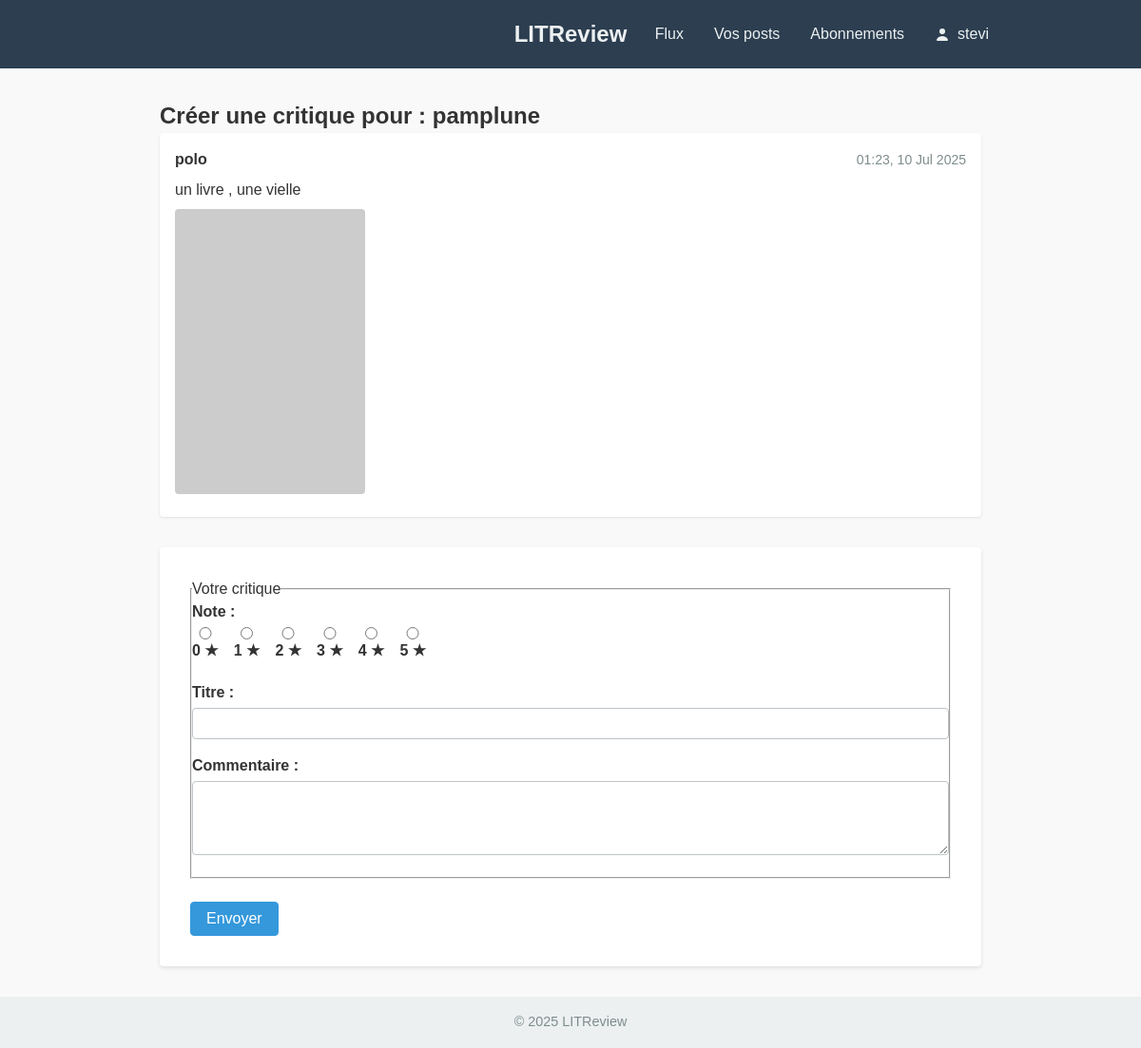
/reviews/ticket/6/review/ (signed in), run on the app's committed database.
### accounts/models.py (models this page shows, shortened)
class CustomUser(AbstractUser):
    bio = models.TextField(
        max_length=500,
        blank=True,
        default="",
        help_text="Biographie de l’utilisateur (facultatif)"
    )

### reviews/models.py (models this page shows, shortened)
class Ticket(models.Model):
    title = models.CharField(
        max_length=128,
        help_text="Titre du livre ou de l’article à critiquer"
    )
    description = models.TextField(
        max_length=2048,
        blank=True,
        help_text="Description ou contexte (facultatif)"
    )
    user = models.ForeignKey(
        settings.AUTH_USER_MODEL,
        on_delete=models.CASCADE,
        related_name='tickets'
    )
    cover_image = models.ImageField(
        upload_to='ticket_images/',
        null=True,
        blank=True,
        help_text="Couverture (facultative)"
    )
    created_at = models.DateTimeField(
        auto_now_add=True,
        help_text="Date et heure de création"
    )
    class Meta:
        ordering = ['-created_at']

### reviews/views.py (the view)
# urls.py: path('ticket/<int:ticket_pk>/review/', views.review_create,      name='review_create'),
@login_required
def review_create(request, ticket_pk):
    ticket = get_object_or_404(Ticket, pk=ticket_pk)
    if ticket.reviews.exists():
        return redirect('reviews:review_edit', pk=ticket.reviews.first().pk)
    form = ReviewForm(request.POST or None)
    if form.is_valid():
        r = form.save(commit=False)
        r.ticket = ticket
        r.user   = request.user
        r.save()
        return redirect('reviews:ticket_list')
    return render(request, 'reviews/review_answer_form.html', {
        'form':   form,
        'ticket': ticket,
    })

### reviews/forms.py
class ReviewForm(forms.ModelForm):
    RATING_CHOICES = [(i, f"{i} ★") for i in range(6)]
    rating = forms.ChoiceField(
        choices=RATING_CHOICES,
        widget=forms.RadioSelect(attrs={'class': 'inline-radio'}),
        label='Note'
    )
    class Meta:
        model = Review
        fields = ['rating', 'headline', 'body']
        labels = {
            'headline': 'Titre',
            'body': 'Commentaire',
        }
        widgets = {
            'body': forms.Textarea(attrs={'rows': 4}),
        }

### templates/reviews/review_answer_form.html (shortened to what this page needs)
{% extends "base.html" %}
{% block content %}
<div class="container" role="main" aria-labelledby="answer-title">
  <h2 id="answer-title">Créer une critique pour : {{ ticket.title }}</h2>
  <div class="card snippet-ticket" style="margin-bottom:2rem;">
    <div class="card__header">
      <span class="card__author">{{ ticket.user.username }}</span>
      <span class="card__timestamp">{{ ticket.created_at|date:"H:i, d M Y" }}</span>
    </div>
    <div class="card__body">
      <p>{{ ticket.description }}</p>
      {% if ticket.cover_image %}
        <img src="{{ ticket.cover_image.url }}"
             alt="Couverture de {{ ticket.title }}"
             class="snippet-ticket__image">
      {% else %}
        <img src="https://picsum.photos/seed/ticket{{ ticket.pk }}/200/300"
             alt="Image aléatoire pour {{ ticket.title }}"
             class="snippet-ticket__image">
      {% endif %}
    </div>
  </div>
  <div class="form-page" style="padding:2rem;">
    <form method="post" novalidate>
      <fieldset>
        <legend>Votre critique</legend>
        <div class="form-group">
          <label>Note :</label>
          {{ form.rating }}
        </div>
        <div class="form-group">
          <label for="{{ form.headline.id_for_label }}">Titre :</label>
          {{ form.headline }}
        </div>
        <div class="form-group">
          <label for="{{ form.body.id_for_label }}">Commentaire :</label>
          {{ form.body }}
        </div>
      </fieldset>
      <div class="form-actions" style="margin-top:1.5rem;">
        <button type="submit" class="btn btn--primary">Envoyer</button>
      </div>
    </form>
  </div>
</div>
{% endblock %}

### templates/base.html (shortened to what this page needs)
<!DOCTYPE html>
<html lang="fr">
<head>
  {% load static %}
  <link rel="stylesheet" href="{% static 'css/styles.css' %}">
</head>
<body>
  <header class="navbar">
    <div class="navbar__container container">
      <span class="navbar__logo">LITReview</span>
      <div class="navbar__links">
        <a href="{% url 'reviews:feed' %}"        class="navbar__link">Flux</a>
        <a href="{% url 'reviews:ticket_list' %}" class="navbar__link">Vos posts</a>
        <a href="{% url 'reviews:follow_list' %}" class="navbar__link">Abonnements</a>
        {% if user.is_authenticated %}
          <a href="{% url 'accounts:profile' %}"
             class="navbar__link navbar__link--user">
            <svg class="navbar__icon" xmlns="http://www.w3.org/2000/svg"
                 width="16" height="16" fill="currentColor" viewBox="0 0 16 16">
              <path d="M8 8a3 3 0 100-6 3 3 0 000 6z"/>
              <path fill-rule="evenodd"
                    d="M14 14s-1-4-6-4-6 4-6 4 0 1 1 1h10c1 0 1-1 1-1z"/>
            </svg>
            {{ user.username }}
          </a>
        {% endif %}
      </div>
    </div>
  </header>
  <main class="main-content container">
    {% block content %}{% endblock %}
  </main>
  <footer class="footer">
    <p>© 2025 LITReview</p>
  </footer>
</body>
</html>

### static/css/styles.css (style rules this page uses)
*, *::before, *::after { box-sizing: border-box; margin: 0; padding: 0; }
html { font-family: Arial, sans-serif; line-height: 1.5; color: #333; }
body { background: #f9f9f9; display: flex; flex-direction: column; min-height: 100vh; }
.container { width: 90%; max-width: 960px; margin: 0 auto; }
.navbar { background: #2c3e50; color: #ecf0f1; }
.navbar__container { position: relative; display: flex; align-items: center; justify-content: flex-end; padding: 1rem 2rem; }
.navbar__logo { position: absolute; left: 50%; transform: translateX(-50%); font-size: 1.5rem; font-weight: bold; color: inherit; text-decoration: none; z-index: 1; }
.navbar__links { display: flex; align-items: center; }
.navbar__links > * + * { margin-left: 1rem; }
.navbar__link { display: inline-flex; align-items: center; color: inherit; text-decoration: none; padding: 0.5rem; }
.navbar__icon { width: 1rem; height: 1rem; margin-right: 0.5rem; }
.main-content { flex: 1; padding: 2rem 0; }
.footer { background: #ecf0f1; padding: 1rem 0; text-align: center; font-size: 0.9rem; color: #7f8c8d; }
.btn { display: inline-block; font-size: 1rem; padding: 0.5rem 1rem; text-decoration: none; text-align: center; border: 1px solid transparent; border-radius: 4px; cursor: pointer; }
.btn--primary { background: #3498db; color: #fff; border-color: #3498db; }
.form-page { background: #fff; padding: 2rem; border-radius: 4px; box-shadow: 0 2px 4px rgba(0,0,0,0.1); }
.form-group { margin-bottom: 1rem; }
.form-group label { display: block; font-weight: bold; margin-bottom: 0.25rem; }
.form-group input, .form-group textarea { width: 100%; padding: 0.5rem; border: 1px solid #bdc3c7; border-radius: 4px; }
.form-actions { margin-top: 1rem; }
.card { background: #fff; margin-bottom: 1.5rem; padding: 1rem; border-radius: 4px; box-shadow: 0 1px 3px rgba(0,0,0,0.1); }
.card__header { display: flex; align-items: center; justify-content: space-between; margin-bottom: 0.5rem; }
.card__author { font-weight: bold; }
.card__timestamp { font-size: 0.875rem; color: #7f8c8d; }
.card__body { margin-bottom: 0.5rem; }
.snippet-ticket__image, .snippet-review__image { display: block; max-width: 100%; margin-top: 0.5rem; border-radius: 4px; }
.inline-radio { list-style: none; padding: 0; margin: 0; display: flex; gap: 1rem; }
.inline-radio input { margin-right: 0.25rem; }

### data on the page
CustomUser: username "stevi"
Ticket: title "pamplune", user.username "polo", created_at "01:23, 10 Jul 2025", description "un livre , une vielle"
